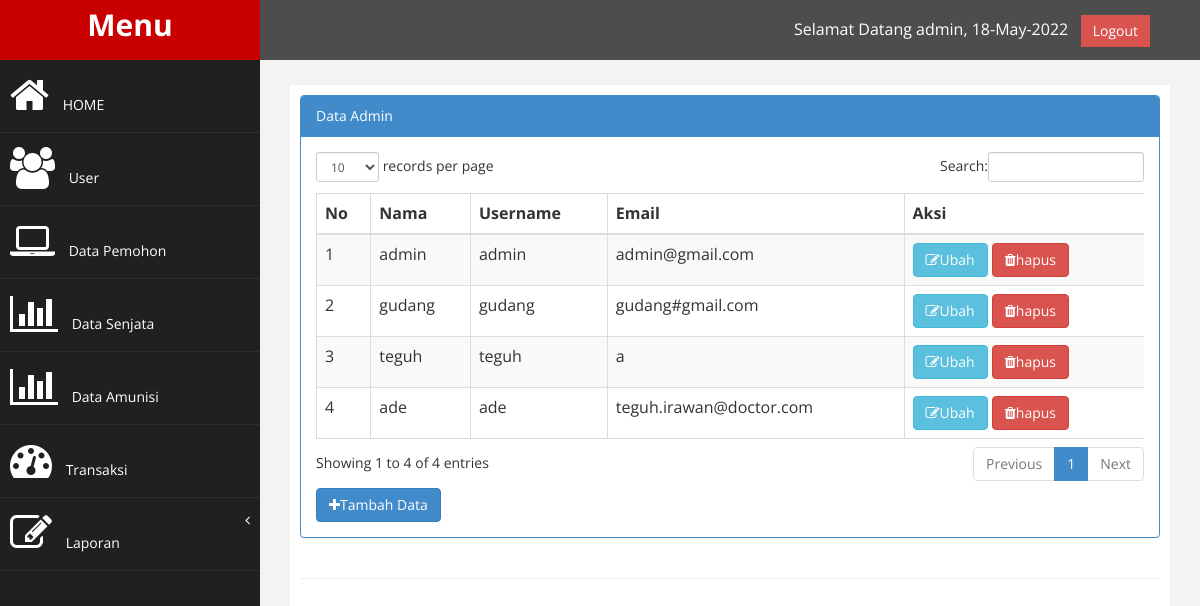
The app's page /index.php?page=user (signed in) with its own data.
### tables this page shows
CREATE TABLE `tb_user` (
  `id` int(11) NOT NULL,
  `nama` varchar(100) NOT NULL,
  `username` varchar(100) NOT NULL,
  `email` varchar(100) NOT NULL,
  `password` varchar(150) NOT NULL,
  `level` varchar(100) NOT NULL
);

### function.php (called while the page is built, shortened)
<?php
$conn = mysqli_connect("localhost","root","","db_senjata");
function query($query){
	global $conn;
	$result = mysqli_query($conn, $query);
	$rows = [];
	while ($row = mysqli_fetch_assoc($result)){
		$rows[] = $row;
	}
	return $rows;
}
?>

### page/user/user.php (the view, shortened to what this page needs)
<?php
    require '../senjata/function.php';
    $senjata = query("select * from tb_user");
?>
<div class="row">
                <div class="col-md-12">
                    <div class="panel panel-primary">
                        <div class="panel-heading">
                             Data Admin
                        </div>
                        <div class="panel-body">
                            <div class="table-responsive">
                                <table  class="table table-striped table-bordered table-hover" id="dataTables-example">
                                    <thead>
                                        <tr>
                                            <th>No</th>
											<th>Nama</th>
                                            <th>Username</th>
                                            <th>Email</th>
                                            <th>Aksi</th>
                                        </tr>
                                    </thead>
                                    <tbody>
                                        <?php
                                            $no=1;
                                            foreach ($senjata as $data):
                                        ?>
                                        <tr>
                                            <td><?php echo $no++; ?></td>
											<td><?php echo $data['nama'];?></td>
                                        	<td><?php echo $data['username'];?></td>
                                            <td><?php echo $data['email'];?></td>
                                            <td>
												<a href ="?page=user&aksi=ubah&id=<?php echo $data ['id'] ?>" class="btn btn-info" ><i class="fa fa-edit"></i>Ubah</a>
                                                <a onclick="return confirm('Anda Yakin Akan Menghapus Data ini....???')"
												href ="?page=user&aksi=hapus&id=<?php echo $data ['id'] ?>" class="btn btn-danger" ><i class="fa fa-trash"></i>hapus</a>
                                             </td>
                                        </tr>
                                        <?php endforeach?>
									</table>
                                </div>
                                <a href="?page=user&aksi=tambah" class="btn btn-primary" style= "margin-top: 5px;"><i class="fa fa-plus"></i>Tambah Data</a>
								</div>
									</div>
									</div>
									</div>

### assets/css/custom.css (style rules this page uses)
body { font-family: 'Open Sans', sans-serif; }

### records on screen
tb_user: nama "admin", username "admin", email "admin@gmail.com"
tb_user: nama "gudang", username "gudang", email "gudang#gmail.com"
tb_user: nama "teguh", username "teguh", email "a"
tb_user: nama "ade", username "ade", email "teguh.irawan@doctor.com"

### other values on screen
$_SESSION["akun_username"] "admin"
